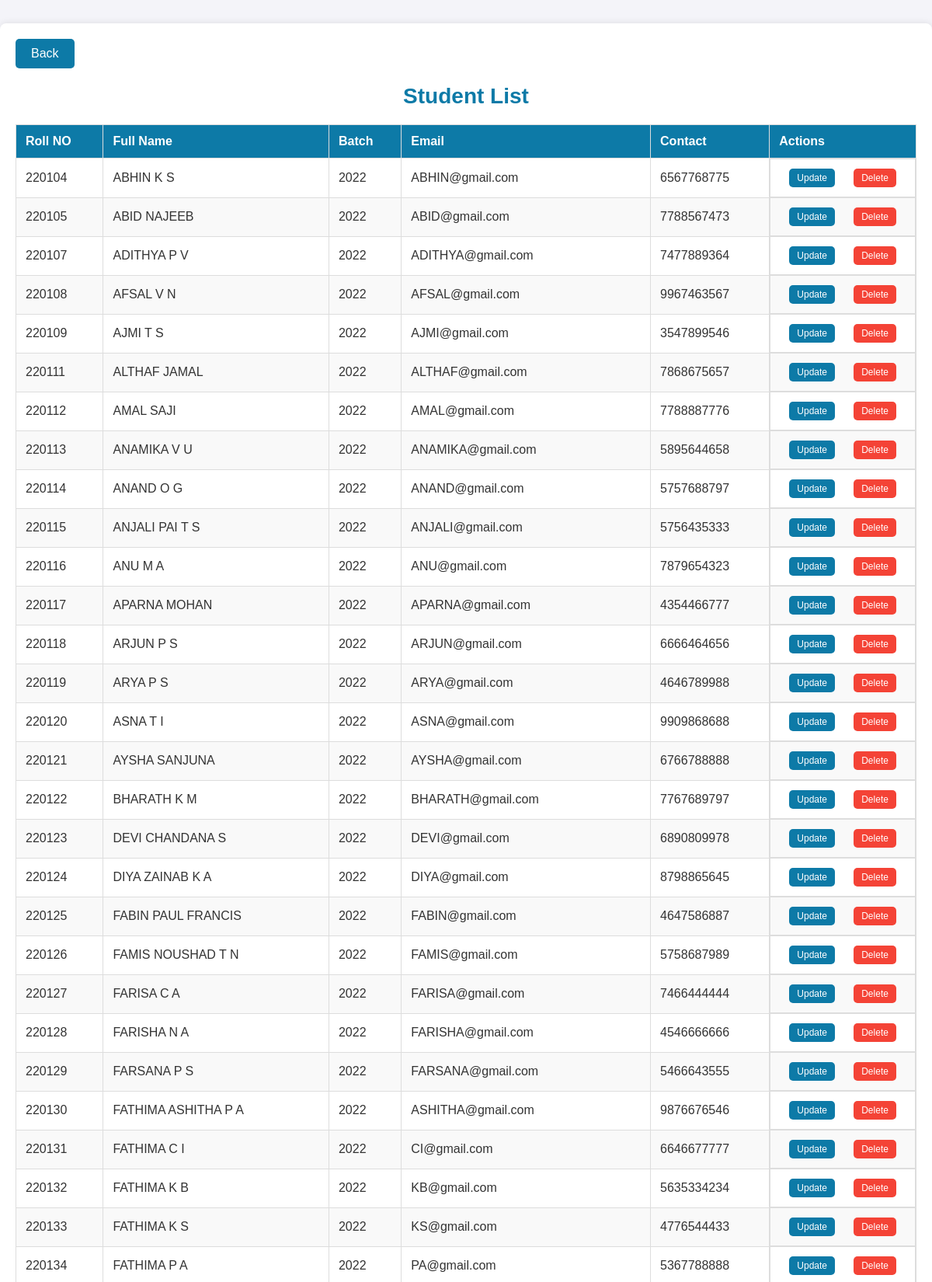
The page /admin-dashboard/viewStudents.php?id=3 (upper part) on the database its author committed.
### tables this page shows
CREATE TABLE `students` (
  `STUDENT_ID` int(11) NOT NULL,
  `USER_ID` int(11) NOT NULL,
  `NAMEE` varchar(100) NOT NULL,
  `CLASS_NAME` varchar(100) NOT NULL,
  `PARENT_CONTACT` varchar(100) NOT NULL,
  `BATCH_ID` int(11) NOT NULL
);

CREATE TABLE `users` (
  `USER_ID` int(11) NOT NULL,
  `USER_NAME` varchar(100) NOT NULL,
  `PASSWORDD` varchar(100) NOT NULL,
  `EMAIL` varchar(100) NOT NULL,
  `ROLEE` enum('ADMIN','TEACHERS','STUDENTS') NOT NULL,
  `STATUSS` enum('ACTIVE','INACTIVE') NOT NULL DEFAULT 'ACTIVE'
);

CREATE TABLE `batches` (
  `BATCH_ID` int(11) NOT NULL,
  `BATCH` varchar(200) NOT NULL,
  `YEARR` int(11) NOT NULL,
  `CLASS` varchar(100) NOT NULL,
  `SEMESTER_1` int(11) NOT NULL DEFAULT 0,
  `SEMESTER_2` int(11) NOT NULL DEFAULT 0,
  `SEMESTER_3` int(11) NOT NULL DEFAULT 0,
  `SEMESTER_4` int(11) NOT NULL DEFAULT 0,
  `SEMESTER_5` int(11) NOT NULL DEFAULT 0,
  `SEMESTER_6` int(11) NOT NULL DEFAULT 0,
  `SEMESTER_7` int(11) NOT NULL DEFAULT 0,
  `SEMESTER_8` int(11) NOT NULL DEFAULT 0
);

### admin-dashboard/viewStudents.php (the view, shortened to what this page needs)
<?php
    if($_SERVER['REQUEST_METHOD']=='GET'){
        $dbcon=mysqli_connect("localhost","root","","AMS");
        $BATCH_ID=$_GET['id'];
        $sql="SELECT * FROM batches WHERE BATCH_ID='$BATCH_ID'";
        $batch=mysqli_query($dbcon,$sql);
        if($batch){
            $batch_row=mysqli_fetch_array($batch);
        }
    }
?>
<!DOCTYPE html>
<html lang="en">
<head>
</head>
<body>
    <div class="container">
        <div class="back-button-container">
            <?php
                echo "<a href='adminDashboard.php?tab=manage-students' class='back-button'>Back</a>";
            ?>
        </div>
        <h1>Student List</h1>
        <table>
            <thead>
                <tr>
                    <th>Roll NO</th>
                    <th>Full Name</th>
                    <th>Batch</th>
                    <th>Email</th>
                    <th>Contact</th>
                    <th>Actions</th>
                </tr>
            </thead>
            <tbody>
                <?php
                    $sql="SELECT * FROM students WHERE BATCH_ID='$BATCH_ID' order by NAMEE";
                    $data3=mysqli_query($dbcon,$sql);
                    if($data3){
                        $student_count=mysqli_num_rows($data3);
                        for($j=0;$j<$student_count;$j++){
                            $student=mysqli_fetch_array($data3);
                            $key=$student['USER_ID'];
                            $sql="SELECT * FROM users WHERE USER_ID='$student[USER_ID]'";
                            $data4=mysqli_query($dbcon,$sql);
                            $user=mysqli_fetch_array($data4);
                            if($user['STATUSS']=='INACTIVE'){
                                continue;
                            }
                                echo"  <tr>
                                        <td>".$user['USER_NAME']."</td>
                                        <td>".$student['NAMEE']."</td>
                                        <td>".$batch_row['YEARR']."</td>
                                        <td>".$user['EMAIL']."</td>
                                        <td>".$student['PARENT_CONTACT']."</td>
                                        <td class='action-btn'><a href='update_student.php?id=".$key."&tab=manage-students' class='update-btn'>Update</a><a href='delete.php?id=".$key."&rolee=student&tab=manage-students' class='delete-btn'>Delete</a></td>                                    </tr>";
                        }
                    }
                ?>
            </tbody>
        </table>
    </div>
</body>
</html>

### admin-dashboard/viewStudents.php (style rules this page uses)
body { font-family: 'Arial', sans-serif; margin: 0; padding: 0; background-color: #f4f4f9; color: #333; }
.container { max-width: 1200px; margin: 30px auto; padding: 20px; background-color: #fff; box-shadow: 0 0 10px rgba(0, 0, 0, 0.1); border-radius: 8px; }
.container h1 { font-size: 28px; margin-bottom: 20px; color: #0d7aa7; text-align: center; }
table { width: 100%; border-collapse: collapse; margin-bottom: 20px; }
table, th, td { border: 1px solid #ddd; }
th, td { padding: 12px; text-align: left; }
th { background-color: #0d7aa7; color: white; }
tr:nth-child(even) { background-color: #f9f9f9; }
.back-button { background-color: #0d7aa7; color: white; padding: 10px 20px; border: none; border-radius: 5px; cursor: pointer; font-size: 16px; transition: background-color 0.3s; display: inline-block; text-decoration:none; }
.back-button-container { text-align: left; margin-bottom: 20px; }
.update-btn, .delete-btn, .accessAllow-btn, .accessDeny-btn { display: inline-block; padding: 5px 10px; background-color: #0d7aa7; color: white; text-align: center; text-decoration: none; border-radius: 5px; font-size: 12px; transition: background-color 0.3s ease; }
.delete-btn { background-color: #f44336; }
td.action-btn { display: flex; justify-content: space-around; }

### rows shown on the page
students: USER_ID.USER_NAME "220104", NAMEE "ABHIN K S", BATCH_ID.YEARR "2022", USER_ID.EMAIL "ABHIN@gmail.com", PARENT_CONTACT "6567768775"
students: USER_ID.USER_NAME "220105", NAMEE "ABID NAJEEB", BATCH_ID.YEARR "2022", USER_ID.EMAIL "ABID@gmail.com", PARENT_CONTACT "7788567473"
students: USER_ID.USER_NAME "220107", NAMEE "ADITHYA P V", BATCH_ID.YEARR "2022", USER_ID.EMAIL "ADITHYA@gmail.com", PARENT_CONTACT "7477889364"
students: USER_ID.USER_NAME "220108", NAMEE "AFSAL V N", BATCH_ID.YEARR "2022", USER_ID.EMAIL "AFSAL@gmail.com", PARENT_CONTACT "9967463567"
students: USER_ID.USER_NAME "220109", NAMEE "AJMI T S", BATCH_ID.YEARR "2022", USER_ID.EMAIL "AJMI@gmail.com", PARENT_CONTACT "3547899546"
students: USER_ID.USER_NAME "220111", NAMEE "ALTHAF JAMAL", BATCH_ID.YEARR "2022", USER_ID.EMAIL "ALTHAF@gmail.com", PARENT_CONTACT "7868675657"
students: USER_ID.USER_NAME "220112", NAMEE "AMAL SAJI", BATCH_ID.YEARR "2022", USER_ID.EMAIL "AMAL@gmail.com", PARENT_CONTACT "7788887776"
students: USER_ID.USER_NAME "220113", NAMEE "ANAMIKA V U", BATCH_ID.YEARR "2022", USER_ID.EMAIL "ANAMIKA@gmail.com", PARENT_CONTACT "5895644658"
students: USER_ID.USER_NAME "220114", NAMEE "ANAND O G", BATCH_ID.YEARR "2022", USER_ID.EMAIL "ANAND@gmail.com", PARENT_CONTACT "5757688797"
students: USER_ID.USER_NAME "220115", NAMEE "ANJALI PAI T S", BATCH_ID.YEARR "2022", USER_ID.EMAIL "ANJALI@gmail.com", PARENT_CONTACT "5756435333"
students: USER_ID.USER_NAME "220116", NAMEE "ANU M A", BATCH_ID.YEARR "2022", USER_ID.EMAIL "ANU@gmail.com", PARENT_CONTACT "7879654323"
students: USER_ID.USER_NAME "220117", NAMEE "APARNA MOHAN", BATCH_ID.YEARR "2022", USER_ID.EMAIL "APARNA@gmail.com", PARENT_CONTACT "4354466777"
students: USER_ID.USER_NAME "220118", NAMEE "ARJUN P S", BATCH_ID.YEARR "2022", USER_ID.EMAIL "ARJUN@gmail.com", PARENT_CONTACT "6666464656"
students: USER_ID.USER_NAME "220119", NAMEE "ARYA P S", BATCH_ID.YEARR "2022", USER_ID.EMAIL "ARYA@gmail.com", PARENT_CONTACT "4646789988"
students: USER_ID.USER_NAME "220120", NAMEE "ASNA T I", BATCH_ID.YEARR "2022", USER_ID.EMAIL "ASNA@gmail.com", PARENT_CONTACT "9909868688"
students: USER_ID.USER_NAME "220121", NAMEE "AYSHA SANJUNA", BATCH_ID.YEARR "2022", USER_ID.EMAIL "AYSHA@gmail.com", PARENT_CONTACT "6766788888"
students: USER_ID.USER_NAME "220122", NAMEE "BHARATH K M", BATCH_ID.YEARR "2022", USER_ID.EMAIL "BHARATH@gmail.com", PARENT_CONTACT "7767689797"
students: USER_ID.USER_NAME "220123", NAMEE "DEVI CHANDANA S", BATCH_ID.YEARR "2022", USER_ID.EMAIL "DEVI@gmail.com", PARENT_CONTACT "6890809978"
students: USER_ID.USER_NAME "220124", NAMEE "DIYA ZAINAB K A", BATCH_ID.YEARR "2022", USER_ID.EMAIL "DIYA@gmail.com", PARENT_CONTACT "8798865645"
students: USER_ID.USER_NAME "220125", NAMEE "FABIN PAUL FRANCIS", BATCH_ID.YEARR "2022", USER_ID.EMAIL "FABIN@gmail.com", PARENT_CONTACT "4647586887"
students: USER_ID.USER_NAME "220126", NAMEE "FAMIS NOUSHAD T N", BATCH_ID.YEARR "2022", USER_ID.EMAIL "FAMIS@gmail.com", PARENT_CONTACT "5758687989"
students: USER_ID.USER_NAME "220127", NAMEE "FARISA C A", BATCH_ID.YEARR "2022", USER_ID.EMAIL "FARISA@gmail.com", PARENT_CONTACT "7466444444"
students: USER_ID.USER_NAME "220128", NAMEE "FARISHA N A", BATCH_ID.YEARR "2022", USER_ID.EMAIL "FARISHA@gmail.com", PARENT_CONTACT "4546666666"
students: USER_ID.USER_NAME "220129", NAMEE "FARSANA P S", BATCH_ID.YEARR "2022", USER_ID.EMAIL "FARSANA@gmail.com", PARENT_CONTACT "5466643555"
students: USER_ID.USER_NAME "220130", NAMEE "FATHIMA ASHITHA P A", BATCH_ID.YEARR "2022", USER_ID.EMAIL "ASHITHA@gmail.com", PARENT_CONTACT "9876676546"
students: USER_ID.USER_NAME "220131", NAMEE "FATHIMA C I", BATCH_ID.YEARR "2022", USER_ID.EMAIL "CI@gmail.com", PARENT_CONTACT "6646677777"
students: USER_ID.USER_NAME "220132", NAMEE "FATHIMA K B", BATCH_ID.YEARR "2022", USER_ID.EMAIL "KB@gmail.com", PARENT_CONTACT "5635334234"
students: USER_ID.USER_NAME "220133", NAMEE "FATHIMA K S", BATCH_ID.YEARR "2022", USER_ID.EMAIL "KS@gmail.com", PARENT_CONTACT "4776544433"
students: USER_ID.USER_NAME "220134", NAMEE "FATHIMA P A", BATCH_ID.YEARR "2022", USER_ID.EMAIL "PA@gmail.com", PARENT_CONTACT "5367788888"
